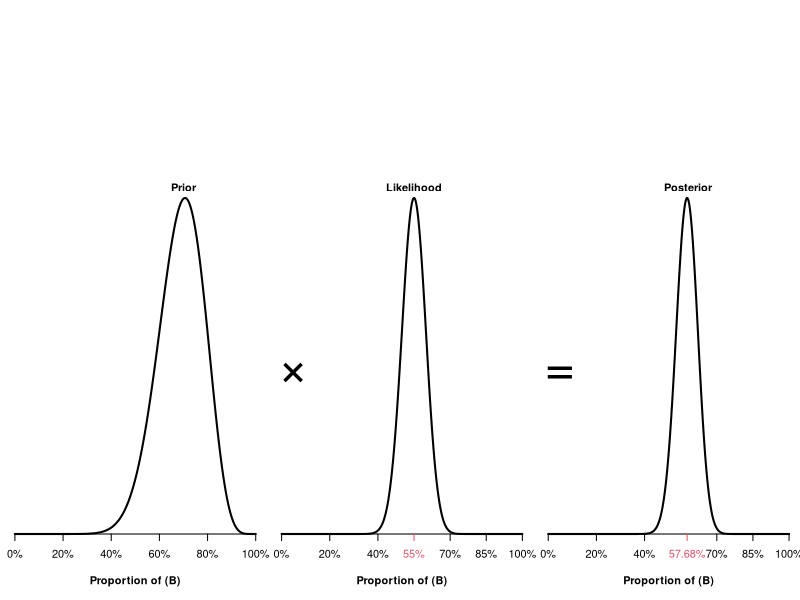

Recreate this plot in R.
     prior = function(x) dbeta(x, 15.56689246, 7.051444) 
likelihood = function(x) dbinom(55, 100, x)
 posterior = function(x) prior(x)*likelihood(x)
      mode = optimize(posterior, interval = 0:1, maximum = TRUE, tol = 1e-12)[[1]]

 par(mfcol = c(1, 3), mar = c(5, .4, 15, .1), xpd = NA, yaxt = "n", bty = "n", yaxs = "i", lwd = 2, las = 1, font.lab = 2, font = 2)
 
 Prior = curve(prior, n = 1e4, xlab = "Proportion of (B)", ylab = NA, xaxt = "n")$y
 mtext("\u00D7", 4, line = 1, cex = 3, font = 1)
 text(.7, max(Prior), "Prior", pos = 3)
 axis(1, at = axTicks(1), lab = paste0(axTicks(1)*1e2, "%"))
 
 Likelihood = curve(likelihood, n = 1e4, xlab = "Proportion of (B)", ylab = NA, xaxt = "n")$y
 mtext("=", 4, line = 1, cex = 3, font = 1)
 text(.55, max(Likelihood), "Likelihood", pos = 3)
 axis(1, at = c(0, .2, .4, .7, .85, 1), labels = paste0(c(0, .2, .4, .7, .85, 1)*1e2, "%"))
 axis(1, at = .55, labels = paste0(55, "%"), col = 2, col.axis = 2)
 
 Posterior = curve(posterior, n = 1e4, xlab = "Proportion of (B)", ylab = NA, xaxt = "n")$y
 text(.58, max(Posterior), "Posterior", pos = 3)
 axis(1, at = c(0, .2, .4, .7, .85, 1), labels = paste0(c(0, .2, .4, .7, .85, 1)*1e2, "%"))
 axis(1, at = mode, labels = paste0(round(mode, 4)*1e2, "%"), col = 2, col.axis = 2)
